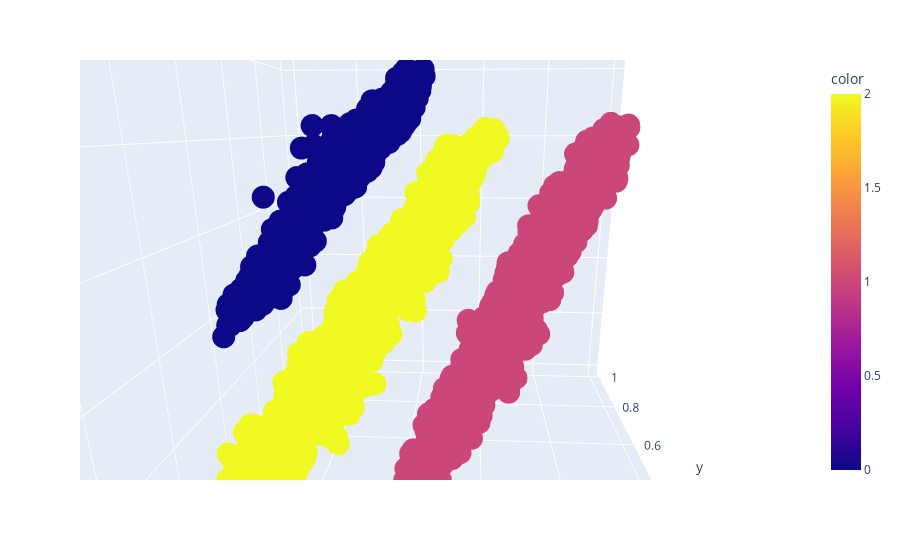

Notebook cell for this chart:
### Code cell
# Represento el dataset en un mapa tridimensional con Plotly
fig = px.scatter_3d(dataset, dataset[:, 0], dataset[:, 1],  dataset[:, 1], color = dataset_df['color'])
fig.show()

### Figure 1 — Plotly figure (JSON) as saved in the notebook; plotly's stock layout.template omitted (floating-point values rounded to 4 significant figures; data arrays with more than 128 entries replaced by an {"elided": "..."} marker saying what was removed)
{"data": [{"hovertemplate": "x=%{x}<br>y=%{y}<br>z=%{z}<br>color=%{marker.color}<extra></extra>", "legendgroup": "", "marker": {"color": {"elided": "5710 int values"}, "coloraxis": "coloraxis", "symbol": "circle"}, "mode": "markers", "name": "", "scene": "scene", "showlegend": false, "type": "scatter3d", "x": {"elided": "5710 float values"}, "y": {"elided": "5710 float values"}, "z": {"elided": "5710 float values"}}], "layout": {"autosize": true, "coloraxis": {"colorbar": {"title": {"text": "color"}}, "colorscale": [[0, "#0d0887"], [0.1111, "#46039f"], [0.2222, "#7201a8"], [0.3333, "#9c179e"], [0.4444, "#bd3786"], [0.5556, "#d8576b"], [0.6667, "#ed7953"], [0.7778, "#fb9f3a"], [0.8889, "#fdca26"], [1, "#f0f921"]]}, "legend": {"tracegroupgap": 0}, "margin": {"t": 60}, "scene": {"aspectmode": "auto", "aspectratio": {"x": 1, "y": 1, "z": 1}, "camera": {"center": {"x": 0, "y": 0, "z": 0}, "eye": {"x": 0.05549, "y": -1.093, "z": 0.3114}, "projection": {"type": "perspective"}, "up": {"x": 0, "y": 0, "z": 1}}, "domain": {"x": [0, 1], "y": [0, 1]}, "xaxis": {"title": {"text": "x"}, "type": "linear"}, "yaxis": {"title": {"text": "y"}, "type": "linear"}, "zaxis": {"title": {"text": "z"}, "type": "linear"}}}}
